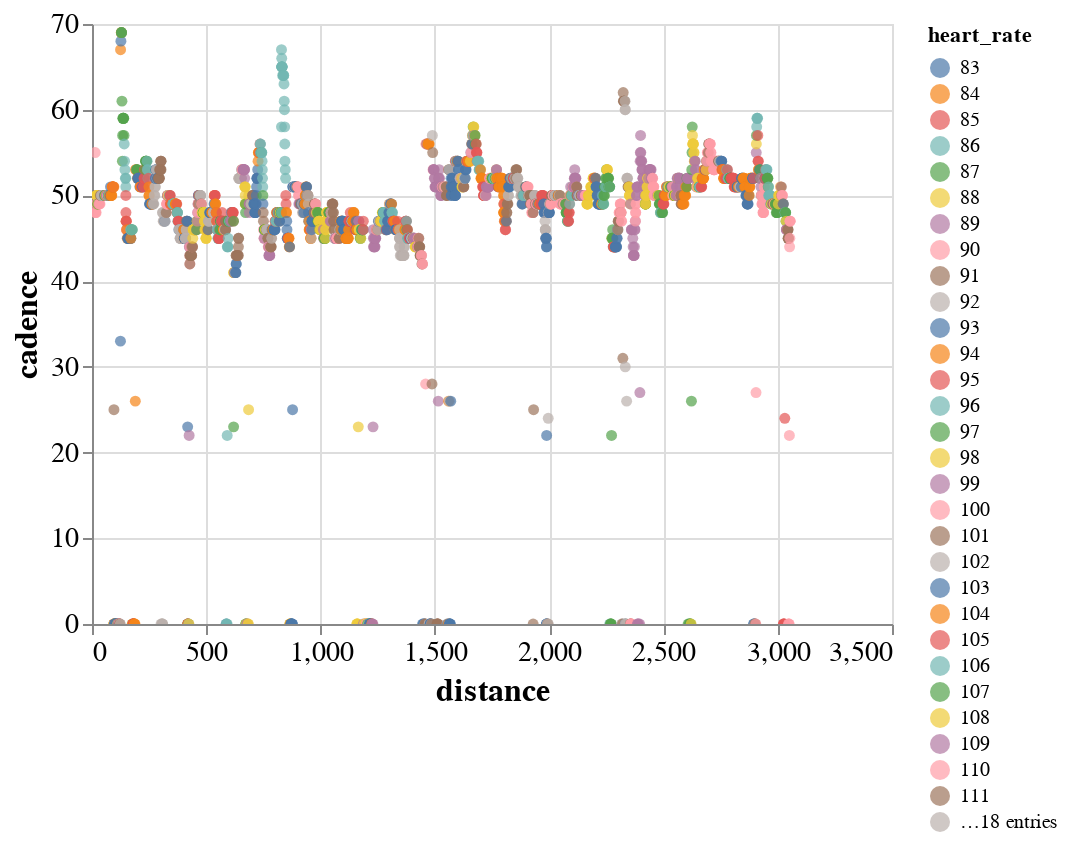

The notebook cell this image was saved under:
### Code cell
#график
import altair as alt
alt.Chart(record_df).mark_point(
    filled = True
).encode(
    y = 'cadence',
    x = 'distance',
    color = 'heart_rate:N',
    tooltip = 'speed'  # можно добавить всплывающие подсказки со скоростью
).configure_axis(
    labelFontSize=14,  # Изменяем размер шрифта на осях
    titleFontSize=16,  # Изменяем размер шрифта заголовка
).interactive()

### Figure 1 — Vega-Lite specification as saved in the notebook (floating-point values rounded to 4 significant figures; data arrays with more than 128 entries replaced by an {"elided": "..."} marker saying what was removed)
{"config": {"view": {"continuousWidth": 400, "continuousHeight": 300}, "axis": {"labelFontSize": 14, "titleFontSize": 16}}, "data": {"name": "data-10b58f10a3270a130ad20fde00028094"}, "mark": {"type": "point", "filled": true}, "encoding": {"color": {"field": "heart_rate", "type": "nominal"}, "tooltip": {"field": "speed", "type": "quantitative"}, "x": {"field": "distance", "type": "quantitative"}, "y": {"field": "cadence", "type": "quantitative"}}, "selection": {"selector045": {"type": "interval", "bind": "scales", "encodings": ["x", "y"]}}, "$schema": "https://vega.github.io/schema/vega-lite/v4.17.0.json", "datasets": {"data-10b58f10a3270a130ad20fde00028094": {"elided": "2746 records"}}}
